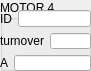
                        <widget class="QGroupBox" name="groupBox_17">
                            <property name="geometry">
                                <rect>
                                    <x>480</x>
                                    <y>80</y>
                                    <width>91</width>
                                    <height>71</height>
                                </rect>
                            </property>
                            <property name="autoFillBackground">
                                <bool>true</bool>
                            </property>
                            <property name="title">
                                <string>MOTOR 4</string>
                            </property>
                            <widget class="QWidget" name="verticalLayoutWidget_18">
                                <property name="geometry">
                                    <rect>
                                        <x>0</x>
                                        <y>10</y>
                                        <width>91</width>
                                        <height>61</height>
                                    </rect>
                                </property>
                                <layout class="QVBoxLayout" name="verticalLayout_19">
                                    <item>
                                        <layout class="QHBoxLayout" name="horizontalLayout_67">
                                            <item>
                                                <widget class="QLabel" name="label_68">
                                                    <property name="text">
                                                        <string>ID</string>
                                                    </property>
                                                </widget>
                                            </item>
                                            <item>
                                                <widget class="QLineEdit" name="lineEdit_66"/>
                                            </item>
                                        </layout>
                                    </item>
                                    <item>
                                        <layout class="QHBoxLayout" name="horizontalLayout_68">
                                            <item>
                                                <widget class="QLabel" name="label_69">
                                                    <property name="text">
                                                        <string>turnover</string>
                                                    </property>
                                                </widget>
                                            </item>
                                            <item>
                                                <widget class="QLineEdit" name="lineEdit_67"/>
                                            </item>
                                        </layout>
                                    </item>
                                    <item>
                                        <layout class="QHBoxLayout" name="horizontalLayout_69">
                                            <item>
                                                <widget class="QLabel" name="label_70">
                                                    <property name="text">
                                                        <string>A</string>
                                                    </property>
                                                </widget>
                                            </item>
                                            <item>
                                                <widget class="QLineEdit" name="lineEdit_68"/>
                                            </item>
                                        </layout>
                                    </item>
                                </layout>
                            </widget>
                        </widget>
